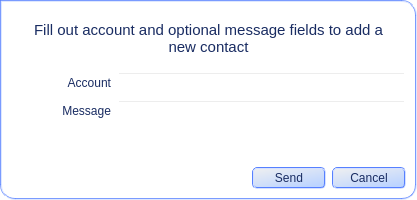
<?xml version="1.0" encoding="UTF-8"?>
<ui version="4.0">
 <class>mainWidget</class>
 <widget class="QWidget" name="mainWidget">
  <property name="geometry">
   <rect>
    <x>0</x>
    <y>0</y>
    <width>417</width>
    <height>200</height>
   </rect>
  </property>
  <property name="windowTitle">
   <string>Add contact</string>
  </property>
  <property name="styleSheet">
   <string>background-color: rgba(255, 255, 255, 0);</string>
  </property>
  <layout class="QVBoxLayout" name="verticalLayout_2">
   <property name="margin">
    <number>0</number>
   </property>
   <item>
    <widget class="QFrame" name="mainFrame">
     <property name="styleSheet">
      <string>QFrame#mainFrame { 
border: 2px groove white;	border-color: rgba(86, 128, 255, 200); background-color: rgb(255, 255, 255); border-top-right-radius: 15px; border-bottom-right-radius: 15px; border-bottom-left-radius: 15px; 
}

QLabel {
	color: rgb(25, 44, 98);
}

QPushButton {
	min-width: 60px;
	color: rgb(25, 44, 98);
	background-color: qlineargradient(spread:pad, x1:0, y1:0, x2:0.676, y2:1, stop:0 rgba(240, 240, 240, 255), stop:1 rgba(188, 212, 255, 255));
	border: 2px groove white;
	border-color: rgb(86, 128, 255);
	border-radius: 5px;
	padding: 2px 5px;
}

QPushButton::pressed{
	color: rgb(74, 87, 107);
	background-color: rgba(255, 255, 255, 255);
}
</string>
     </property>
     <layout class="QVBoxLayout" name="verticalLayout_3">
      <item>
       <layout class="QVBoxLayout" name="verticalLayout">
        <item>
         <widget class="QLabel" name="label_Info">
          <property name="font">
           <font>
            <pointsize>11</pointsize>
            <weight>50</weight>
            <bold>false</bold>
           </font>
          </property>
          <property name="styleSheet">
           <string>margin:10px;</string>
          </property>
          <property name="text">
           <string>Fill out account and optional message fields to add a new contact</string>
          </property>
          <property name="alignment">
           <set>Qt::AlignCenter</set>
          </property>
          <property name="wordWrap">
           <bool>true</bool>
          </property>
         </widget>
        </item>
        <item>
         <layout class="QHBoxLayout" name="horizontalLayout">
          <item>
           <widget class="QLabel" name="label">
            <property name="minimumSize">
             <size>
              <width>100</width>
              <height>0</height>
             </size>
            </property>
            <property name="text">
             <string> Account</string>
            </property>
            <property name="alignment">
             <set>Qt::AlignRight|Qt::AlignTrailing|Qt::AlignVCenter</set>
            </property>
           </widget>
          </item>
          <item>
           <widget class="QLineEdit" name="lineEdit_Account"/>
          </item>
         </layout>
        </item>
        <item>
         <layout class="QHBoxLayout" name="horizontalLayout_2">
          <item>
           <widget class="QLabel" name="label_2">
            <property name="minimumSize">
             <size>
              <width>100</width>
              <height>0</height>
             </size>
            </property>
            <property name="text">
             <string>Message</string>
            </property>
            <property name="alignment">
             <set>Qt::AlignRight|Qt::AlignTrailing|Qt::AlignVCenter</set>
            </property>
           </widget>
          </item>
          <item>
           <widget class="QLineEdit" name="lineEdit_Message"/>
          </item>
         </layout>
        </item>
        <item>
         <spacer name="verticalSpacer">
          <property name="orientation">
           <enum>Qt::Vertical</enum>
          </property>
          <property name="sizeHint" stdset="0">
           <size>
            <width>20</width>
            <height>40</height>
           </size>
          </property>
         </spacer>
        </item>
        <item>
         <layout class="QHBoxLayout" name="horizontalLayout_3">
          <item>
           <spacer name="horizontalSpacer">
            <property name="orientation">
             <enum>Qt::Horizontal</enum>
            </property>
            <property name="sizeHint" stdset="0">
             <size>
              <width>40</width>
              <height>20</height>
             </size>
            </property>
           </spacer>
          </item>
          <item>
           <widget class="QPushButton" name="pushButton_Send">
            <property name="text">
             <string>Send</string>
            </property>
           </widget>
          </item>
          <item>
           <widget class="QPushButton" name="pushButton_Cancel">
            <property name="text">
             <string>Cancel</string>
            </property>
           </widget>
          </item>
         </layout>
        </item>
       </layout>
      </item>
     </layout>
    </widget>
   </item>
  </layout>
 </widget>
 <resources/>
 <connections/>
</ui>
